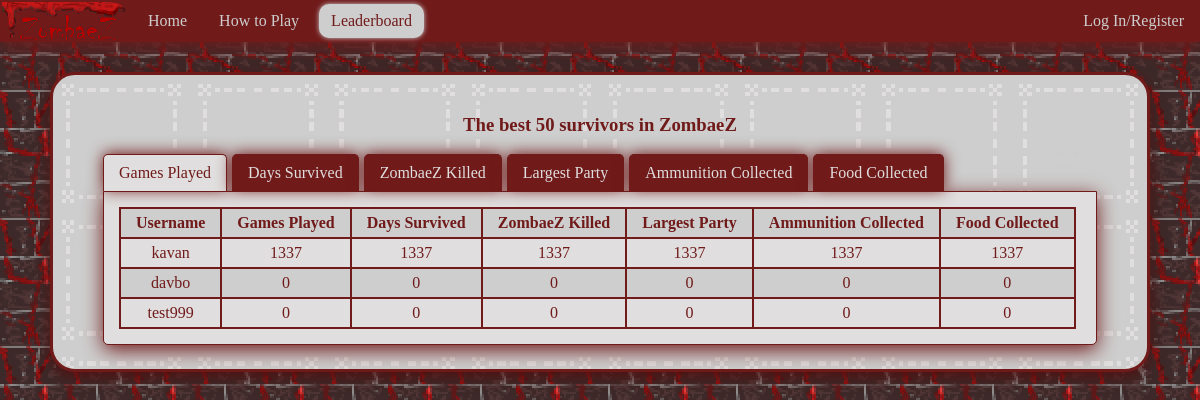
Before: /zombaez/leaderboards/ with the older database file.
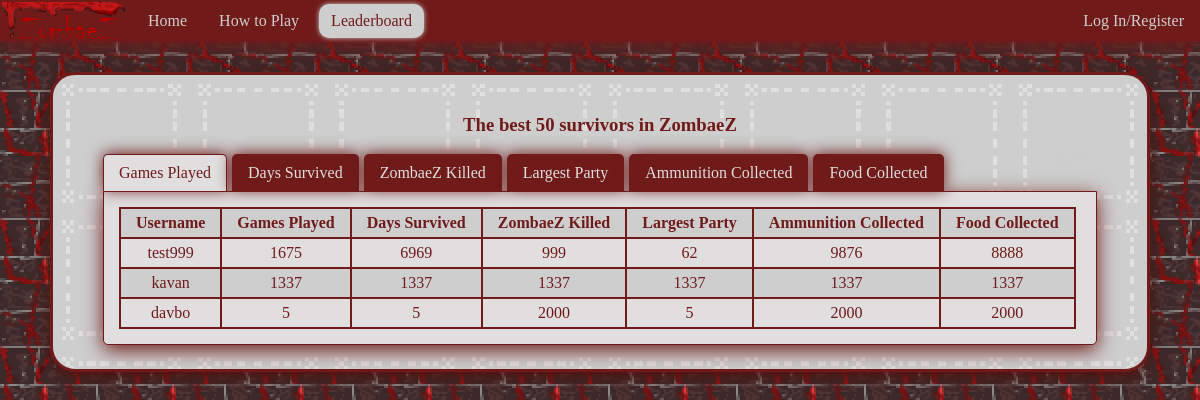
After: the same page with the newer database file.
### zombaez/models.py (models this page shows, shortened)
class User(models.Model):
    username = models.CharField(max_length=128, unique=True)
    user = models.OneToOneField(DjangoUser, on_delete=models.CASCADE, default=1)
    zombies_killed = models.IntegerField(default=0)
    total_games_played = models.IntegerField(default=0)
    total_ammo_collected = models.IntegerField(default=0)
    largest_party_size = models.IntegerField(default=0)
    total_food_collected = models.IntegerField(default=0)
    total_days_survived = models.IntegerField(default=0)

### zombaez/views.py (the view)
def leaderboards(request):
    context_dict = {"total_games_played":User.objects.order_by("-total_games_played")[:10]}
    context_dict["total_ammo_collected"] = User.objects.order_by("-total_ammo_collected")[:10]
    context_dict["total_food_collected"] = User.objects.order_by("-total_food_collected")[:10]
    context_dict["total_days_survived"] = User.objects.order_by("-total_days_survived")[:10]
    context_dict["largest_party_size"] = User.objects.order_by("-largest_party_size")[:10]
    context_dict["zombies_killed"] = User.objects.order_by("-zombies_killed")[:10]
    return render(request, 'zombaez/leaderboards.html', context_dict)

### templates/zombaez/leaderboards.html (shortened to what this page needs)
{% extends 'zombaez/base.html' %}
{% load staticfiles %}
{% block head_block %}
	<link rel="stylesheet" href="{% static "styles/leaderboards.css"%}" type="text/css" />
{% endblock %}
{% block body_block %}
<h3>The best 50 survivors in ZombaeZ</h3>
<div class="tabs">
    <ul class="tab-links">
        <li class="active"><a href="#tab1">Games Played</a></li>
        <li><a href="#tab2">Days Survived</a></li>
        <li><a href="#tab3">ZombaeZ Killed</a></li>
        <li><a href="#tab4">Largest Party</a></li>
		<li><a href="#tab5">Ammunition Collected</a></li>
		<li><a href="#tab6">Food Collected</a></li>
    </ul>
    <div class="tab-content">
        <div id="tab1" class="tab active">
            <table>
			<tr>
				<th>Username</th>
				<th>Games Played</th>
				<th>Days Survived</th>
				<th>ZombaeZ Killed</th>
				<th>Largest Party</th>
				<th>Ammunition Collected</th>
				<th>Food Collected</th>
			</tr>
			{% for player in total_games_played %}
			<tr>
				<td>{{player.username}}</td>
				<td>{{player.total_games_played}}</td>
				<td>{{player.total_days_survived}}</td>
				<td>{{player.zombies_killed}}</td>
				<td>{{player.largest_party_size}}</td>
				<td>{{player.total_ammo_collected}}</td>
				<td>{{player.total_food_collected}}</td>
			</tr>
			{% endfor %}
			</table>
        </div>
    </div>
</div>
{% endblock %}

### templates/zombaez/base.html (shortened to what this page needs)
{% load staticfiles %}
<!DOCTYPE html>
<html>
	<head>
		<link rel="stylesheet" href="{% static "styles/base.css"%}" type="text/css" />
		{% block head_block %}{% endblock %}
	</head>
	<body>
			<ul id="nav_bar">
				<li id="logoItem" ><img class="logo" src="{% static "images/zombaez.png" %}" alt="ZombaeZ logo"/>
				<li><a id="nav1" href="{% url 'home' %}">Home</a></li>
				<li><a id="nav2" href="{% url 'how_to_play' %}">How to Play</a></li>
				<li><a id="nav3" href="{% url 'leaderboards' %}">Leaderboard</a></li>
				{% if user.is_authenticated %}
				<li><a id="nav4" href="{% url 'play' %}">Play ZombaeZ</a></li>
				<li class="right drop_down"><a>{{user.username}}</a>
					<div id="drop_down_content">
						<a href="{% url 'user_profile' %}">User Profile</a>
						<a href="{% url 'auth_logout' %}?next=/zombaez/">Logout</a>
					</div>
				</li>
				{% else %}
				<li class="right"><a href="{% url 'auth_login' %}?next={{ request.get_full_path|urlencode }}">Log In/Register</a><li>
				{% endif %}
			</ul>
		<div id="content">
            {% block body_block %}{% endblock %}
        </div>
	</body>
</html>

### static/styles/base.css (style rules this page uses)
body { margin:0; padding:0; background-image: url("../images/background.png"); min-width:1052px; }
#nav_bar { list-style-type: none; height: 42px; margin:0; padding:0; background-color: #701A1A; box-shadow: 0px 5px 20px #701A1A; }
#logoItem { margin:0; padding:0; border-top-right-radius:20px; overflow:hidden; }
.logo { width:128px; height:42px; }
#nav_bar li { margin:2px; height: 38px; float: left; color: #878484; }
#nav_bar li a { margin:2px; display: block; padding: 8px 12px; color:#CECECE; }
#nav_bar li a:link { text-decoration: none; }
#nav_bar a.active { background-color: #CECECE; color: #701A1A; border-radius:10px; box-shadow: 0px 0px 5px #CECECE; }
#nav_bar li.right { float: right; }
#content { background-image: url("../images/content_background.png"); image-rendering: pixelated; background-size: 12.5%; position:relative; top: 10px; margin:20px 50px; padding:20px 50px; border-style:solid; border-radius: 25px; border-color: #701A1A; box-shadow: 0px 5px 15px #521111; color: #701A1A; text-align:center; }

### static/styles/leaderboards.css (style rules this page uses)
table, tr, td, th { text-align:center; padding:5px 15px; border-style:solid; border-width:2px; border-color: #701A1A; border-collapse: collapse; }
tr:nth-child(even) { background-color: #E0DEDE; }
tr:nth-child(odd) { background-color: #CECECE; }
.tabs { width:100%; display:inline-block; }
.tab-links:after { display:block; clear:both; content:''; }
.tab-links li { margin:0px 5px 0px 0px; float:left; list-style:none; }
.tab-links { margin:0; padding:0; }
.tab-links a { padding:9px 15px; display:inline-block; border-style:solid; border-top-width:1px; border-bottom-width:0px; border-right-width:1px; border-left-width:1px; border-top-right-radius:5px; border-top-left-radius:5px; border-color:#701A1A; background:#701A1A; color:#E0DEDE; text-decoration:none; box-shadow: 0px -1px 15px #701A1A; transition:all linear 0.15s; }
li.active a, li.active a:hover { background:#E0DEDE; color:#701A1A; }
.tab-content { padding:15px; background:#E0DEDE; border-style:solid; border-width:1px; border-bottom-left-radius:5px; border-bottom-right-radius:5px; border-color:#701A1A; box-shadow: 0px 5px 20px #701A1A }
.tab { display:none; }
.tab.active { display:block; }

Changed rows visible on the page:
changed User "test999": total_games_played "0" → "1675"; total_days_survived "0" → "6969"; zombies_killed "0" → "999"; largest_party_size "0" → "62"; total_ammo_collected "0" → "9876"; total_food_collected "0" → "8888"; moves up the list
changed User "davbo": total_games_played "0" → "5"; total_days_survived "0" → "5"; zombies_killed "0" → "2000"; largest_party_size "0" → "5"; total_ammo_collected "0" → "2000"; total_food_collected "0" → "2000"
